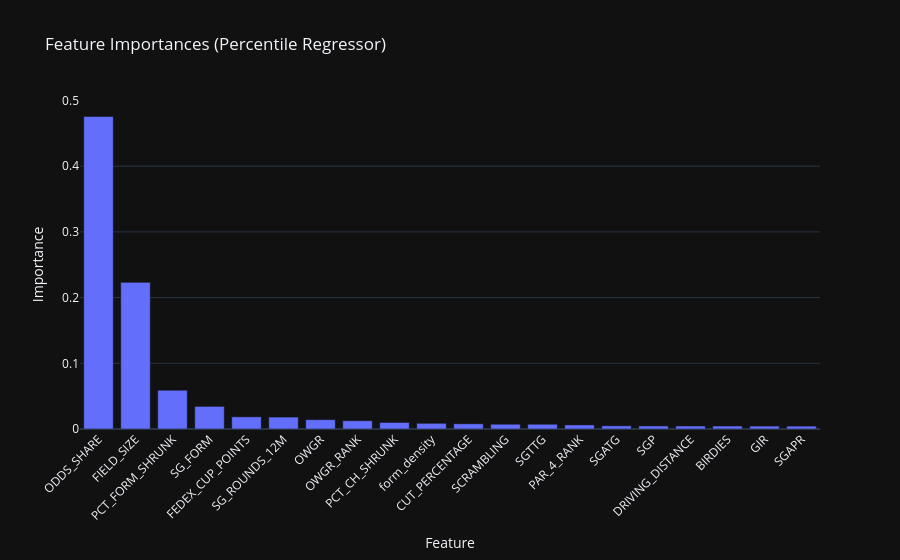

The cell this chart's notebook holds for it:
### Code cell
import plotly.express as px

imp_df = importances.head(20).reset_index()
imp_df.columns = ["Feature", "Importance"]
fig = px.bar(imp_df, x="Feature", y="Importance",
             title="Feature Importances (Percentile Regressor)",
             template="plotly_dark")
fig.update_layout(xaxis_tickangle=-45)
fig.show()

### Figure 1 — Plotly figure (JSON) as saved in the notebook; plotly's stock layout.template omitted (floating-point values rounded to 4 significant figures)
{"data": [{"hovertemplate": "Feature=%{x}<br>Importance=%{y}<extra></extra>", "legendgroup": "", "marker": {"color": "#636efa", "pattern": {"shape": ""}}, "name": "", "orientation": "v", "showlegend": false, "textposition": "auto", "type": "bar", "x": ["ODDS_SHARE", "FIELD_SIZE", "PCT_FORM_SHRUNK", "SG_FORM", "FEDEX_CUP_POINTS", "SG_ROUNDS_12M", "OWGR", "OWGR_RANK", "PCT_CH_SHRUNK", "form_density", "CUT_PERCENTAGE", "SCRAMBLING", "SGTTG", "PAR_4_RANK", "SGATG", "SGP", "DRIVING_DISTANCE", "BIRDIES", "GIR", "SGAPR"], "xaxis": "x", "y": [0.4757, 0.2232, 0.05906, 0.03442, 0.01852, 0.01812, 0.01423, 0.01262, 0.009958, 0.008635, 0.007904, 0.007251, 0.007207, 0.006201, 0.004807, 0.004644, 0.004576, 0.004516, 0.004424, 0.004398], "yaxis": "y"}], "layout": {"barmode": "relative", "legend": {"tracegroupgap": 0}, "title": {"text": "Feature Importances (Percentile Regressor)"}, "xaxis": {"anchor": "y", "domain": [0, 1], "tickangle": -45, "title": {"text": "Feature"}}, "yaxis": {"anchor": "x", "domain": [0, 1], "title": {"text": "Importance"}}}}
